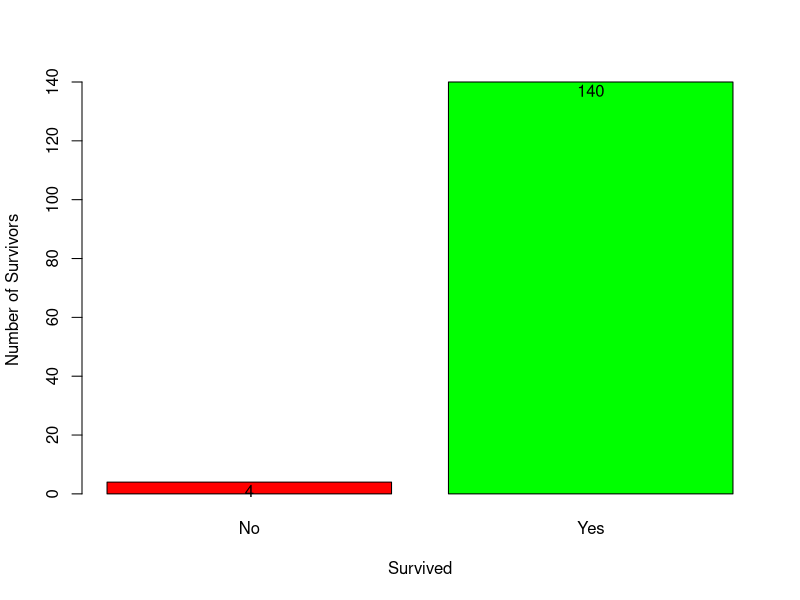
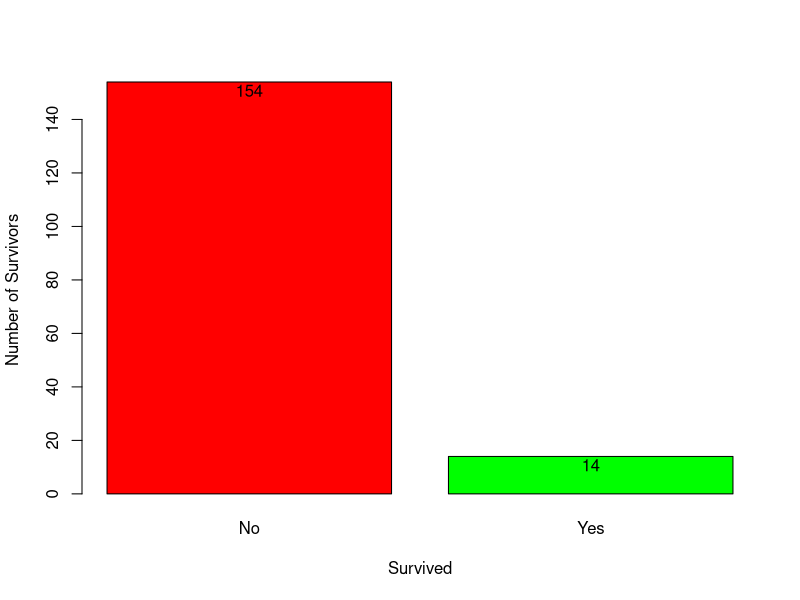
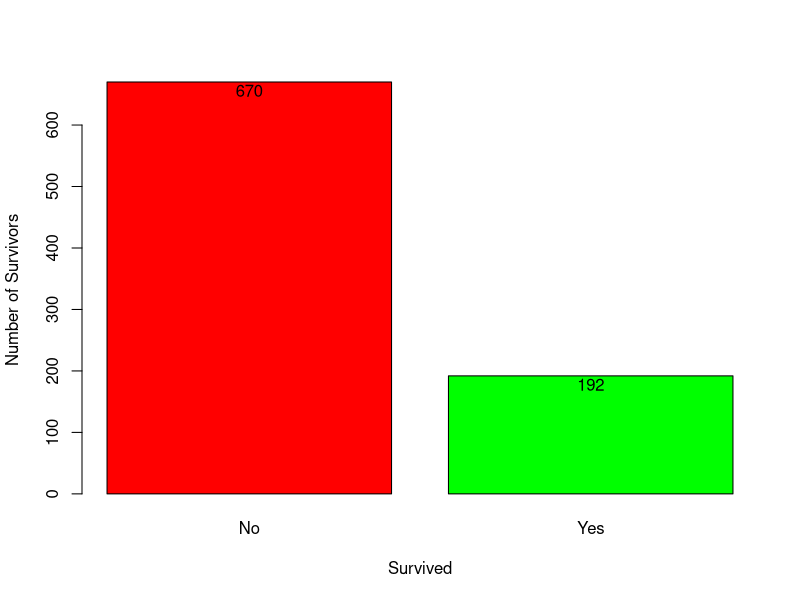

The R source for these figures, in order:
## ---- chunk 1
library(datasets)
data(Titanic)
titanic <- as.data.frame(Titanic)
## ---- chunk 2
head(titanic)
## ---- chunk 3
sum(titanic[titanic$Survived=='Yes',5])
sum(titanic[titanic$Survived=='No',5])
## ---- chunk 4
bargraph <- barplot(titanic[titanic$Class == '1st' &
              titanic$Sex == 'Female' &
              titanic$Age == 'Adult',5],
        col=c("red","green"),
        names.arg = titanic[titanic$Class == '1st' &
              titanic$Sex == 'Female' &
              titanic$Age == 'Adult',4],
        ylab="Number of Survivors",
        xlab="Survived")
text(bargraph, titanic[titanic$Class == '1st' &
              titanic$Sex == 'Female' &
              titanic$Age == 'Adult',5],
                       labels=titanic[titanic$Class == '1st' &
              titanic$Sex == 'Female' &
              titanic$Age == 'Adult',5],
                       pos=1, offset=.2)
## ---- chunk 5
bargraph <- barplot(titanic[titanic$Class == '2nd' &
              titanic$Sex == 'Male' &
              titanic$Age == 'Adult',5],
        col=c("red","green"),
        names.arg = titanic[titanic$Class == '2nd' &
              titanic$Sex == 'Male' &
              titanic$Age == 'Adult',4],
        ylab="Number of Survivors",
        xlab="Survived")
text(bargraph, titanic[titanic$Class == '2nd' &
              titanic$Sex == 'Male' &
              titanic$Age == 'Adult',5],
                       labels=titanic[titanic$Class == '2nd' &
              titanic$Sex == 'Male' &
              titanic$Age == 'Adult',5],
                       pos=1, offset=.2)
## ---- chunk 6
bargraph <- barplot(titanic[titanic$Class == 'Crew' &
              titanic$Sex == 'Male' &
              titanic$Age == 'Adult',5],
        col=c("red","green"),
        names.arg = titanic[titanic$Class == 'Crew' &
              titanic$Sex == 'Male' &
              titanic$Age == 'Adult',4],
        ylab="Number of Survivors",
        xlab="Survived")
text(bargraph, titanic[titanic$Class == 'Crew' &
              titanic$Sex == 'Male' &
              titanic$Age == 'Adult',5],
                       labels=titanic[titanic$Class == 'Crew' &
              titanic$Sex == 'Male' &
              titanic$Age == 'Adult',5],
                       pos=1, offset=.2)
